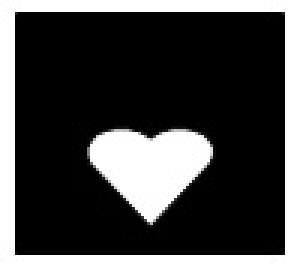
%> input picture img/1.jpg, 100 x 89 px (shown 3 times larger)
$ octave main.m   (GNU Octave 9; MATLAB toolbox functions it lacks are replaced by stand-ins)
%> lines starting %> are read from the running program, lines starting %| are printed output that depends on the picture; in (x1, y1, x2, y2) boxes, pixels count from 0 and x2, y2 are one past the last pixel; in counts of white or black regions, pixels touching at a corner belong together; the program's own positions count from 1
### cut_pic_black.m
function pic = cut_pic_black(pic)

[xsize,ysize] = size(pic);
minx = 0;
maxx = 0;
miny = 0;
maxy = 0;
delta = 10;

% 寻找左边最小的边界
for i = 1:size(pic,1)
    if( sum(pic(i,:))~=0 )
        minx = i;
        break
    end
end
minx = max(1,minx-delta);

%寻找右边边最小的边界
for i = size(pic,1):-1:1
    if( sum(pic(i,:))~=0 )
        maxx = i;
        break
    end
end
maxx = min(xsize,maxx+delta);

%寻找底部最小边界
for i = 1:size(pic,2)
    if( sum(pic(:,i))~=0 )
        miny = i;
        break
    end
end
miny = max(1, miny-delta);

% 寻找顶部最小边界
for i = size(pic,2):-1:1
    if( sum(pic(:,i))~=0 )
        maxy = i;
        break
    end
end
maxy = min(ysize, maxy+delta);

pic = pic(minx:maxx, miny:maxy);

### main.m
close all;
clear all;
clc;
target=imread('img/1.jpg'); % 模板
%> target is the input picture: size 89x100x3 uint8; min 0, max 255, mean 69.5
test=imread('img/2.jpg'); % 测试的图片
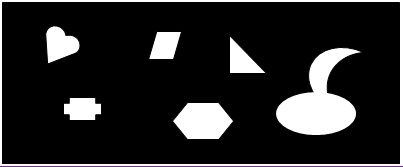
%> input picture img/2.jpg, 403 x 167 px
%> test is the input picture: size 167x403x3 uint8; mean R, G, B 40.5, 40.1, 40.7
% 把图像二值化，使用最大类间方差法找到图片的一个合适的阈值（threshold）
test = im2bw(test,graythresh(test));
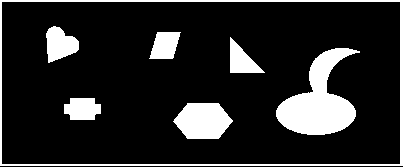
%> test: size 167x403 logical; 15.6% white; 7 white regions, largest, box (x1, y1, x2, y2) and area: (276, 48, 360, 135) 3671, (0, 0, 403, 166) 2422, (173, 103, 233, 139) 1633
target = im2bw(target,graythresh(target));
%> target: size 89x100 logical; 27.3% white; 2 white regions, box (x1, y1, x2, y2) and area: (0, 0, 100, 89) 1610, (29, 43, 71, 75) 816
% imshow(test);
% imshow(target);
% 去除白边框
i = 1;
while i <= size(target,1)
    if(sum(target(i,:)) == size(target,2))
        target(i,:)=[];
    else
        i = i+1;
    end
end
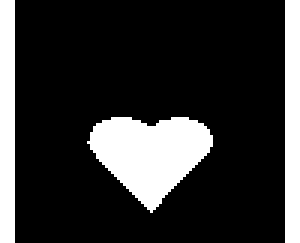
%> target: size 81x100 logical (shown 3 times larger); 20.1% white; 3 white regions, box (x1, y1, x2, y2) and area: (29, 39, 71, 71) 816, (0, 0, 5, 81) 405, (95, 0, 100, 81) 405
%> after the loop, i = 82
i = 1;
while i <= size(target,2)
    if(sum(target(:,i)) == size(target,1))
        target(:,i)=[];
    else
        i = i+1;
    end
end
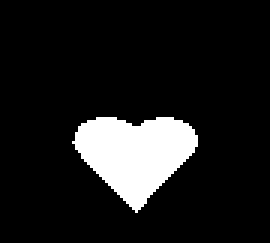
%> target: size 81x90 logical (shown 3 times larger); 11.2% white; 1 white region, box (x1, y1, x2, y2) and area: (24, 39, 66, 71) 816
%> after the loop, i = 91

target = cut_pic_black(target);% 去除多余的黑边
%> in cut_pic_black, `minx = max(1,minx-delta);`: minx = 30
%> in cut_pic_black, `maxx = min(xsize,maxx+delta);`: maxx = 81
%> in cut_pic_black, `miny = max(1, miny-delta);`: miny = 15
%> in cut_pic_black, `maxy = min(ysize, maxy+delta);`: maxy = 76
%> in cut_pic_black, `pic = pic(minx:maxx, miny:maxy);`: pic: size 52x62 logical; 25.3% white; 1 white region, box (x1, y1, x2, y2) and area: (10, 10, 52, 42) 816
imshow(target)

% 以15度等差进行旋转
ang = 15;
figure(1);
for z=1:360/ang
    % 旋转
    target_B=imrotate(target,z*ang,'bicubic','crop'); %旋转，双立方体插值，剪切为相同大小
    target_B=cut_pic_black(target_B); % 裁剪去黑边
    [m,n]=size(test);
    [m0,n0]=size(target_B);
    result=zeros(m-m0+1,n-n0+1); %逐像素判断
    vec_sub = double( target_B(:) );
    norm_sub = norm( vec_sub ); %便于后面相似性判断
    for i=1:m-m0+1
        for j=1:n-n0+1
            subMatr=test(i:i+m0-1,j:j+n0-1);
            vec=double( subMatr(:) );
            result(i,j)=vec'*vec_sub / (norm(vec)*norm_sub+eps);  %相似性
        end
    end

    [iMaxPos,jMaxPos]=find( result==max( result(:))); % 找到最大相关位置
    MaxPos(z,:)=[iMaxPos(1),jMaxPos(1)]; % 在当前角度最大的匹配位置

    % 计算相似性
    best_pic = test(iMaxPos:iMaxPos+m0-1,jMaxPos:jMaxPos+n0-1);
    accuracy(1,z) = 1.0*(m0*n0 - sum(sum(abs(best_pic - target_B))))/(m0*n0);
    angle(1,z) = z*ang; %记录角度信息

    % 显示24个旋转后的图片
    subplot(ceil(sqrt(360/ang)),ceil(sqrt(360/ang)),z);
    imshow(target_B);
    title([int2str(z*ang),' Degree']);
end
%> this loop made 24 passes
%> (norm_sub, iMaxPos, jMaxPos) on passes 1 to 12: (28.62, 88, 55), (28.62, 24, 135), (28.64, 23, 137), (28.58, [22; 23], [138; 138]), (28.58, [21; 20], [34; 35]), (28.57, 20, 37), (28.62, [19; 19], [35; 36]), (28.62, 18, 137), (28.64, [88; 88], [55; 56]), (28.58, 85, 56), (28.58, [80; 81], [55; 55]), (28.57, 79, 53)
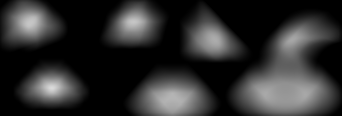
%> result: size 116x342 double; min 0, max 0.853, mean 0.181
%> after the loop, MaxPos = 24 rows, first 12: [88 55; 24 135; 23 137; 22 138; 21 34; 20 37; 19 35; 18 137; 88 55; 85 56; 80 55; 79 53]; accuracy = 24 values, max 0.955 at index 22, min 0.881 at index 9, mean 0.911; angle = 24 values from 15 to 360
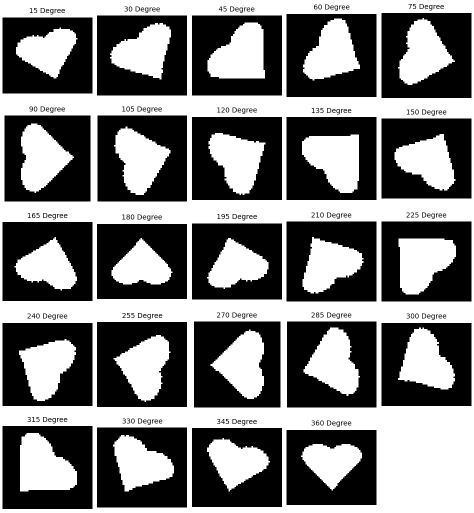
%> figure redrawn from the program's plot data, 24 panels

% 旋转角度与匹配指标
[angle' accuracy']
%> ans = 24 rows, first 12: [15 0.92; 30 0.907; 45 0.896; 60 0.901; 75 0.917; 90 0.931; 105 0.911; 120 0.888; 135 0.881; 150 0.9; 165 0.921; 180 0.931]

% 得到模板最佳匹配位置
[best_accuracy,best_index] = max(accuracy);
%> best_accuracy = 0.955; best_index = 22
angle(best_index);
iMax = MaxPos(best_index,1);
%> iMax = 22
jMax = MaxPos(best_index,2);
%> jMax = 35


% 画图
figure(2);
subplot(121);
imshow(target);
title('target');
subplot(122);
imshow(test);
title('test');
hold on;
plot(jMax,iMax,'c*');% 绘制最大相关点
% 用矩形框标记出匹配区域
plot([jMax,jMax+n0-1],[iMax,iMax],'y-');
plot([jMax+n0-1,jMax+n0-1],[iMax,iMax+m0-1],'g-');
plot([jMax,jMax+n0-1],[iMax+m0-1,iMax+m0-1]),'b-';
plot([jMax,jMax],[iMax,iMax+m0-1],'r-');
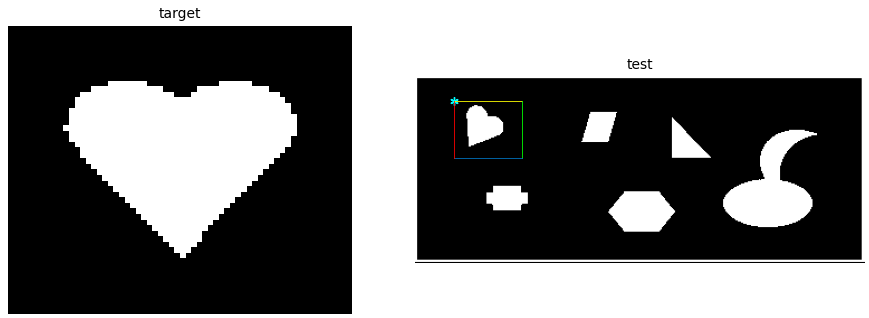
%> figure redrawn from the program's plot data, 2 panels
